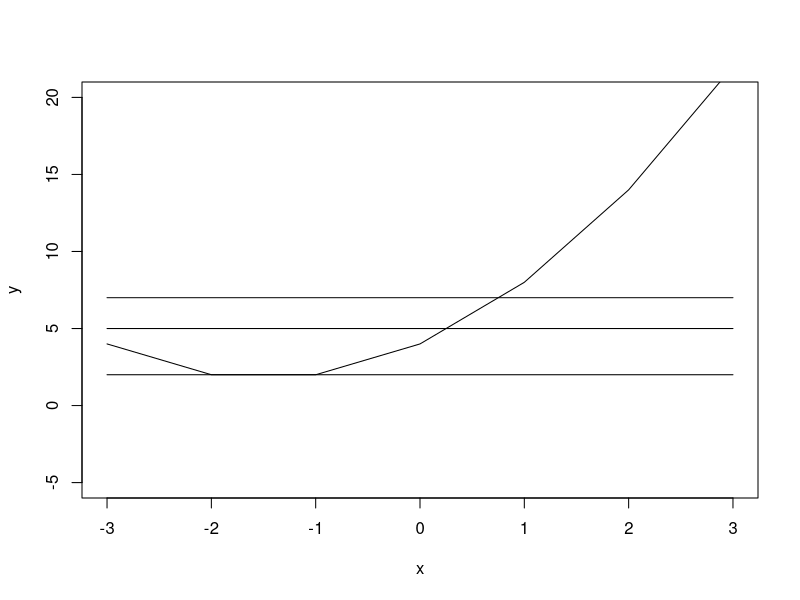

Generate this figure with R:
## ---- chunk 1
quad <- function(x,a=0,b=0,c=0){
 return(a*x^2+b*x+c) 
}
x <- c(-3,-2,-1,0,1,2,3)
y <- quad(x,1,3,4)
plot(x,y,'l',ylim=c(-5,20))
y4 <- quad(x,c=7)
y2 <- quad(x,c=2)
y3 <- quad(x,c=5)
lines(x,y2,'l')
lines(x,y3,'l')
lines(x,y4,'l')
